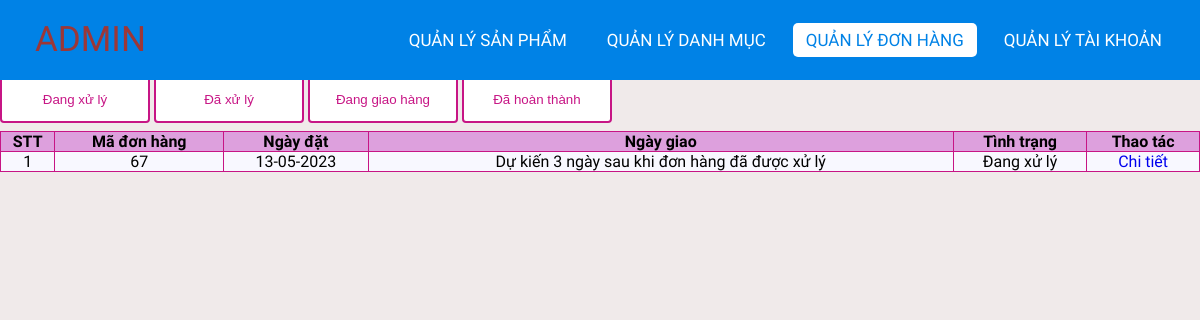
The page /admin/orderlist.php on the database its author committed.
### tables this page shows
CREATE TABLE `orders` (
  `id` int(11) NOT NULL,
  `userId` int(11) NOT NULL,
  `createdDate` date NOT NULL,
  `receivedDate` date DEFAULT NULL,
  `status` varchar(20) NOT NULL
);

### lib/database.php (called while the page is built, shortened)
<?php
class Database extends PDO
{
  public $host   = DB_HOST;
  public $user   = DB_USER;
  public $pass   = DB_PASS;
  public $dbname = DB_NAME;
  public $link;
  private function connectDB()
  {
    $this->link = new mysqli(
      $this->host,
      $this->user,
      $this->pass,
      $this->dbname
    );
  }
  public function select($query)
  {
    $result = $this->link->query($query);
    if (!empty($result) && $result->num_rows > 0) {
      return $result;
    } else {
      return false;
    }
  }
}

### classes/order.php (called while the page is built, shortened)
<?php
$filepath = realpath(dirname(__FILE__));
include_once($filepath . '/../lib/database.php');
?>
<?php
class order
{
    private $db;
    public function __construct()
    {
        $this->db = new Database();
    }
    public function getProcessingOrder()
    {
        $query = "SELECT id, userID, DATE_FORMAT(createdDate, '%d-%m-%Y') AS createdDate , DATE_FORMAT(receivedDate, '%d-%m-%Y') AS receivedDate,status FROM orders WHERE status = 'Đang xử lý' order by id DESC" ;
        $mysqli_result = $this->db->select($query);
        if ($mysqli_result) {
            $result = mysqli_fetch_all($this->db->select($query), MYSQLI_ASSOC);
            return $result;
        }
        return false;
    }
}
?>

### admin/orderlist.php (the view, shortened to what this page needs)
<?php
include '../classes/order.php';
$order = new order();
$processingOrderList = $order->getProcessingOrder();
?>
<!DOCTYPE html>
<html lang="en">
<head>
    <link rel="stylesheet" href="css/style.css">
    <link rel="stylesheet" href="https://cdnjs.cloudflare.com/ajax/libs/font-awesome/5.15.4/css/all.min.css">
</head>
<body>
    <nav>
        <a href="index.php" style="background-color: #0082e6;"><label class="logo">ADMIN</label></a>
        <ul>
            <li><a href="productlist.php">Quản lý Sản phẩm</a></li>
            <li><a href="categoriesList.php">Quản lý Danh mục</a></li>
            <li><a href="orderlist.php" class="active">Quản lý Đơn hàng</a></li>
            <li><a href="userList.php" >Quản lý tài khoản</a></li>
        </ul>
    </nav>
    <div class="title">
        <h1>Danh sách đơn đặt hàng</h1>
    </div>
    <div class="container">
        <div class="tab">
            <button class="tablinks" onclick="openTab(event, 'Processing')">Đang xử lý</button>
            <button class="tablinks" onclick="openTab(event, 'Processed')">Đã xử lý</button>
            <button class="tablinks" onclick="openTab(event, 'Delivering')">Đang giao hàng</button>
            <button class="tablinks" onclick="openTab(event, 'Complete')">Đã hoàn thành</button>
        </div>
        <div id="Processing" class="tabcontent">
            <?php
            if ($processingOrderList) { ?>
                <table class="list">
                    <tr>
                        <th>STT</th>
                        <th>Mã đơn hàng</th>
                        <th>Ngày đặt</th>
                        <th>Ngày giao</th>
                        <th>Tình trạng</th>
                        <th>Thao tác</th>
                    </tr>
                    <?php $count = 1;
                    foreach ($processingOrderList as $key => $value) { ?>
                        <tr>
                            <td><?= $count++ ?></td>
                            <td><?= $value['id'] ?></td>
                            <td><?= $value['createdDate'] ?></td>
                            <td><?= ($value['status'] != "Đang xử lý") ? $value['receivedDate'] :
                            "Dự kiến 3 ngày sau khi đơn hàng đã được xử lý" ?>
                            <?=  ($value['status'] != "Hoàn thành" && $value['status'] != "Đang xử lý") ? "(Dự kiến)" : "" ?> </td>
                            <td><?= $value['status'] ?></td>
                            <td>
                                <a href="orderlistdetail.php?orderId=<?= $value['id'] ?>">Chi tiết</a>
                            </td>
                        </tr>
                    <?php }
                    ?>
                </table>
            <?php } else { ?>
                <h3>Chưa có đơn hàng nào đang xử lý</h3>
            <?php }
            ?>
        </div>
    </div>
</body>
</html>

### admin/css/style.css (style rules this page uses)
* { padding: 0; margin: 0; text-decoration: none; list-style: none; box-sizing: border-box; }
body { font-family: Mitr; background: rgb(240, 234, 234); }
nav { top: 0; position: fixed; background: #0082e6; height: 80px; width: 100%; }
label.logo { color: rgb(156, 55, 55); font-size: 35px; line-height: 80px; padding: 0 35px; }
nav ul { float: right; margin-right: 20px; }
nav ul li { display: inline-block; line-height: 80px; margin: 0 5px; }
nav ul li a { color: white; font-size: 17px; padding: 7px 13px; border-radius: 3px; text-transform: uppercase; border-radius: 5px; transition: 0.5s; }
.active, a:hover { background-color: white; color: #0082e6; }
.container { margin-top: 30px; height: auto; }
.title { background-color: white; }
.list { width: 100%; background-color: ghostwhite; padding: 10px; border-collapse: collapse; }
th { background-color: plum; border: 1px solid mediumvioletred; }
td { border: 1px solid mediumvioletred; text-align: center; }
.tabcontent { height: 450px; }
.tablinks { width: 150px; background-color: white; color: mediumvioletred; padding: 14px 20px; margin: 8px 0; border: 2px solid mediumvioletred; border-radius: 4px; cursor: pointer; transition: 0.3s; }

### rows shown on the page
orders: id "67", createdDate "13-05-2023", shows "Dự kiến 3 ngày sau khi đơn hàng đã được xử lý", status "Đang xử lý"
